Frame 1 (no input): blank canvas, image omitted
Frame 60 (the mouse pressed at the canvas centre just before this capture): blank canvas, image omitted
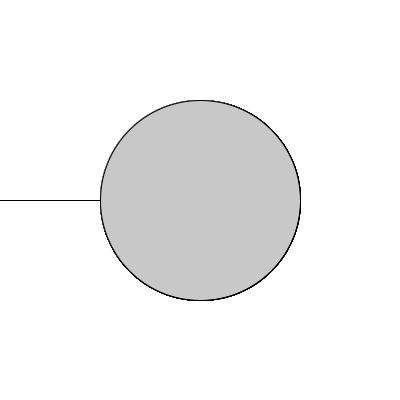
Frame 120 (the mouse held since frame 60 and released just before this capture)

The Processing sketch whose frames 1 and 60 were blank and that drew this single picture after the mouse press (run headless with seeded random() and noise(); from frame 60 on, the mouse is pressed at the canvas centre):

// Processing sketch: processing_135988
// ── processing_135988.pde

int y = 200;
int x = 0;
int z = 1;

void setup () {
  size (400,400);
  background(255);
}
 
void draw (){
  line(0,200, x, y);
  x++;

  if (x >= 100) {
  fill(200);
  ellipse (200, 200, 200, 200);
  }

  if (x >= 150) {
  fill(150);
  ellipse (200, 200, 150, 150);
  }
  if (x >= 200) {
  fill(100);
  ellipse (200, 200, 100, 100);
  
  if (x >= 250 ) {
  fill(50);
    ellipse (200, 200, 50, 50);
  
  }
   if (x >= 390 && x == 400) {
  fill(50);
    ellipse (200, 200, 50, 50);
  
  }
  
  else if (x >= 400) {
  line(0, z, width, z);
  z = z + 2;
 

  }
  

  }
 println(x,y);
  
}
